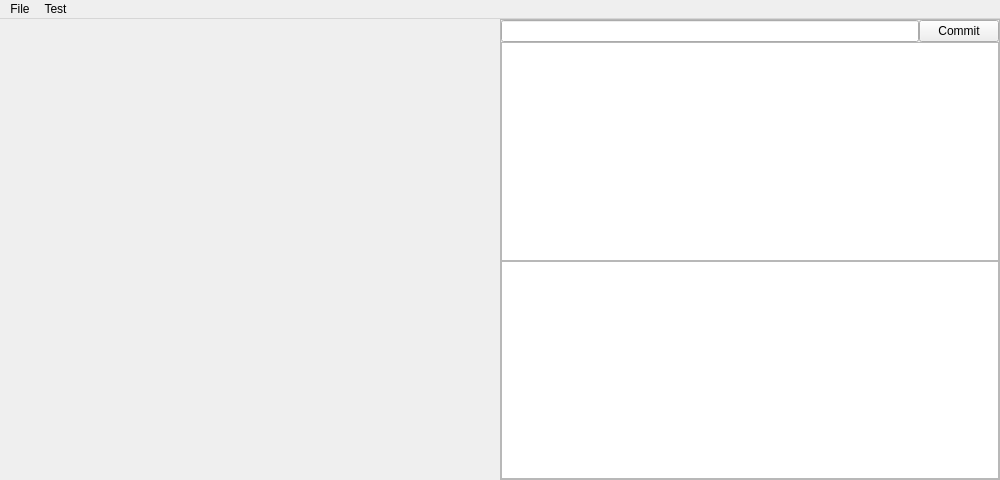
<?xml version="1.0" encoding="UTF-8"?>
<ui version="4.0">
 <class>MainWindow</class>
 <widget class="QMainWindow" name="MainWindow">
  <property name="geometry">
   <rect>
    <x>0</x>
    <y>0</y>
    <width>1000</width>
    <height>480</height>
   </rect>
  </property>
  <property name="minimumSize">
   <size>
    <width>0</width>
    <height>0</height>
   </size>
  </property>
  <property name="mouseTracking">
   <bool>false</bool>
  </property>
  <property name="windowTitle">
   <string>SunnyTerminal-alpha</string>
  </property>
  <widget class="QWidget" name="centralWidget">
   <layout class="QHBoxLayout" name="horizontalLayout_2">
    <property name="spacing">
     <number>0</number>
    </property>
    <property name="leftMargin">
     <number>0</number>
    </property>
    <property name="topMargin">
     <number>0</number>
    </property>
    <property name="rightMargin">
     <number>0</number>
    </property>
    <property name="bottomMargin">
     <number>0</number>
    </property>
    <item>
     <layout class="QVBoxLayout" name="verticalLayout">
      <property name="spacing">
       <number>0</number>
      </property>
      <item>
       <widget class="Title" name="title" native="true">
        <property name="sizePolicy">
         <sizepolicy hsizetype="Preferred" vsizetype="Preferred">
          <horstretch>0</horstretch>
          <verstretch>0</verstretch>
         </sizepolicy>
        </property>
       </widget>
      </item>
      <item>
       <widget class="Terminal" name="terminal" native="true">
        <property name="sizePolicy">
         <sizepolicy hsizetype="Expanding" vsizetype="Expanding">
          <horstretch>0</horstretch>
          <verstretch>0</verstretch>
         </sizepolicy>
        </property>
       </widget>
      </item>
     </layout>
    </item>
    <item>
     <widget class="QFrame" name="debugFrame">
      <property name="frameShape">
       <enum>QFrame::StyledPanel</enum>
      </property>
      <property name="frameShadow">
       <enum>QFrame::Raised</enum>
      </property>
      <layout class="QVBoxLayout" name="verticalLayout_2">
       <property name="spacing">
        <number>0</number>
       </property>
       <property name="leftMargin">
        <number>0</number>
       </property>
       <property name="topMargin">
        <number>0</number>
       </property>
       <property name="rightMargin">
        <number>0</number>
       </property>
       <property name="bottomMargin">
        <number>0</number>
       </property>
       <item>
        <layout class="QHBoxLayout" name="horizontalLayout">
         <property name="spacing">
          <number>0</number>
         </property>
         <item>
          <widget class="QLineEdit" name="lineEdit">
           <property name="focusPolicy">
            <enum>Qt::ClickFocus</enum>
           </property>
          </widget>
         </item>
         <item>
          <widget class="QPushButton" name="pushButton">
           <property name="focusPolicy">
            <enum>Qt::ClickFocus</enum>
           </property>
           <property name="text">
            <string>Commit</string>
           </property>
          </widget>
         </item>
        </layout>
       </item>
       <item>
        <widget class="QTextEdit" name="textEdit">
         <property name="minimumSize">
          <size>
           <width>400</width>
           <height>0</height>
          </size>
         </property>
         <property name="readOnly">
          <bool>true</bool>
         </property>
        </widget>
       </item>
       <item>
        <widget class="QTextEdit" name="textEdit_2">
         <property name="readOnly">
          <bool>true</bool>
         </property>
        </widget>
       </item>
      </layout>
     </widget>
    </item>
   </layout>
  </widget>
  <widget class="QMenuBar" name="menuBar">
   <property name="geometry">
    <rect>
     <x>0</x>
     <y>0</y>
     <width>1000</width>
     <height>21</height>
    </rect>
   </property>
   <widget class="QMenu" name="menuFile">
    <property name="title">
     <string>File</string>
    </property>
    <addaction name="actionResize"/>
    <addaction name="actionExit"/>
   </widget>
   <widget class="QMenu" name="menuCommand">
    <property name="title">
     <string>Test</string>
    </property>
    <addaction name="actionTest0"/>
    <addaction name="actionTest1"/>
    <addaction name="actionTest2"/>
    <addaction name="actionTest3"/>
    <addaction name="actionTest4"/>
    <addaction name="actionTest5"/>
    <addaction name="actionTest6"/>
    <addaction name="actionTest7"/>
    <addaction name="actionTest8"/>
    <addaction name="actionTest9"/>
    <addaction name="separator"/>
    <addaction name="actionAltEnable"/>
    <addaction name="actionAltDisable"/>
    <addaction name="actionCapEnable"/>
    <addaction name="actionCapDisable"/>
    <addaction name="separator"/>
    <addaction name="actionRepeatTest"/>
   </widget>
   <addaction name="menuFile"/>
   <addaction name="menuCommand"/>
  </widget>
  <action name="actionExit">
   <property name="text">
    <string>Exit</string>
   </property>
  </action>
  <action name="actionTest0">
   <property name="text">
    <string>Test0</string>
   </property>
  </action>
  <action name="actionTest1">
   <property name="text">
    <string>Test1</string>
   </property>
  </action>
  <action name="actionTest2">
   <property name="text">
    <string>Test2</string>
   </property>
  </action>
  <action name="actionAltEnable">
   <property name="text">
    <string>AltEnable</string>
   </property>
  </action>
  <action name="actionAltDisable">
   <property name="text">
    <string>AltDisable</string>
   </property>
  </action>
  <action name="actionTest3">
   <property name="text">
    <string>Test3</string>
   </property>
  </action>
  <action name="actionTest4">
   <property name="text">
    <string>Test4</string>
   </property>
  </action>
  <action name="actionTest5">
   <property name="text">
    <string>Test5</string>
   </property>
  </action>
  <action name="actionTest6">
   <property name="text">
    <string>Test6</string>
   </property>
  </action>
  <action name="actionTest7">
   <property name="text">
    <string>Test7</string>
   </property>
  </action>
  <action name="actionTest8">
   <property name="text">
    <string>Test8</string>
   </property>
  </action>
  <action name="actionTest9">
   <property name="text">
    <string>Test9</string>
   </property>
  </action>
  <action name="actionCapEnable">
   <property name="text">
    <string>CapEnable</string>
   </property>
  </action>
  <action name="actionCapDisable">
   <property name="text">
    <string>CapDisable</string>
   </property>
  </action>
  <action name="actionRepeatTest">
   <property name="text">
    <string>RepeatTest</string>
   </property>
  </action>
  <action name="actionResize">
   <property name="text">
    <string>Resize</string>
   </property>
  </action>
 </widget>
 <layoutdefault spacing="6" margin="11"/>
 <customwidgets>
  <customwidget>
   <class>Terminal</class>
   <extends>QWidget</extends>
   <header>terminal.h</header>
   <container>1</container>
  </customwidget>
  <customwidget>
   <class>Title</class>
   <extends>QWidget</extends>
   <header>title.h</header>
   <container>1</container>
  </customwidget>
 </customwidgets>
 <resources/>
 <connections>
  <connection>
   <sender>lineEdit</sender>
   <signal>returnPressed()</signal>
   <receiver>pushButton</receiver>
   <slot>click()</slot>
   <hints>
    <hint type="sourcelabel">
     <x>632</x>
     <y>591</y>
    </hint>
    <hint type="destinationlabel">
     <x>760</x>
     <y>586</y>
    </hint>
   </hints>
  </connection>
 </connections>
</ui>
